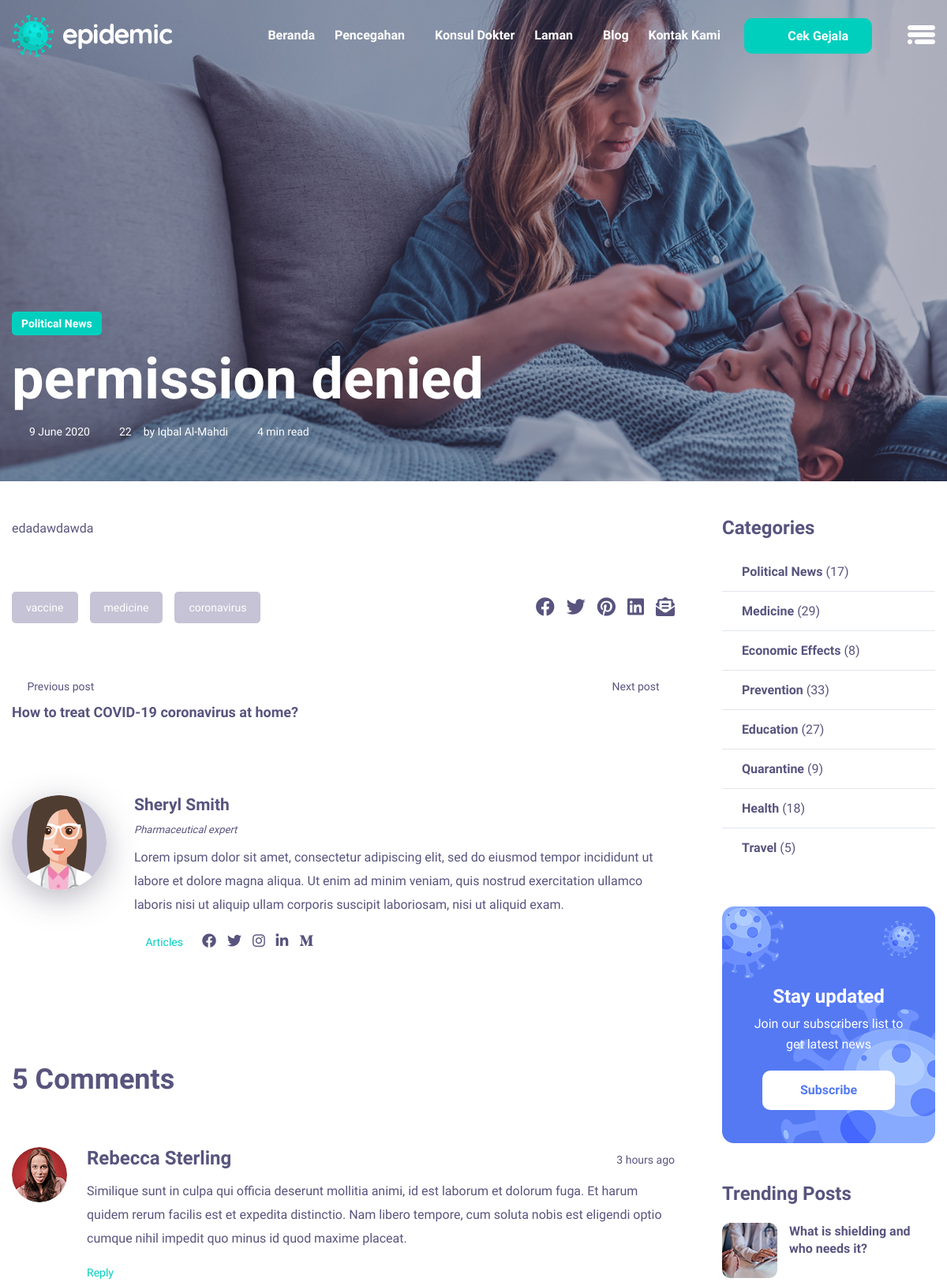
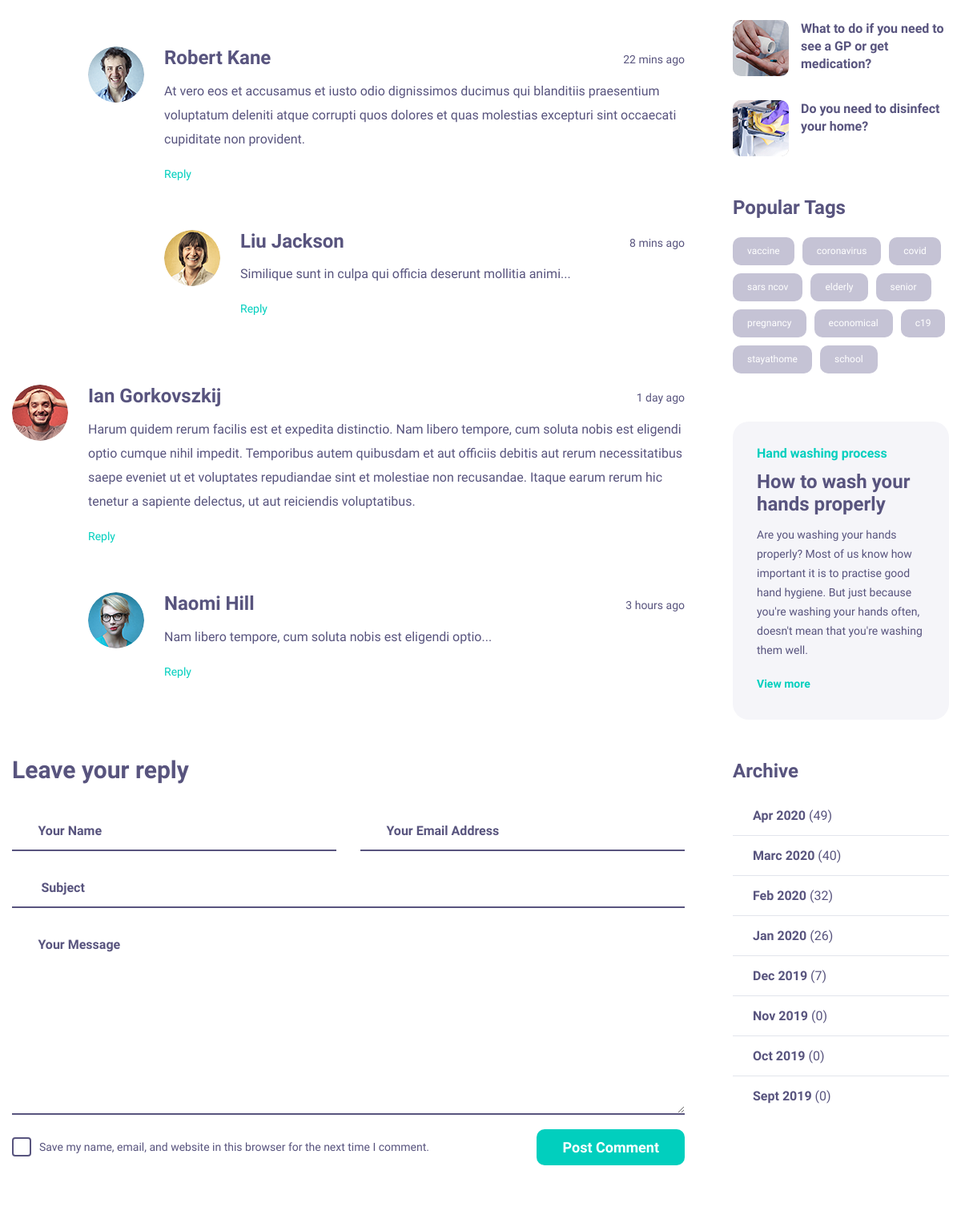
The app's page /public/Blog/single_blog/27 (upper part) with its own data (2 pictures, top to bottom).
### tables this page shows
CREATE TABLE `blogs` (
  `id` int(11) NOT NULL,
  `authId` int(11) NOT NULL,
  `title` varchar(255) NOT NULL,
  `category` enum('Political News','Medicine','Economic','Effect','Prevention','Education','Quarantine','Health','Travel') DEFAULT NULL,
  `date` date NOT NULL,
  `content` longtext NOT NULL
);

CREATE TABLE `users` (
  `id` int(11) NOT NULL,
  `username` varchar(255) NOT NULL,
  `password` varchar(255) NOT NULL,
  `role` enum('Administrator','Doctor/Content Writer') NOT NULL,
  `full_name` varchar(255) NOT NULL,
  `birth_date` date NOT NULL,
  `address` varchar(255) NOT NULL,
  `email` varchar(255) NOT NULL,
  `phone_number` varchar(255) NOT NULL
);

### app/views/Blog/single_blog.php (the view, shortened to what the rows shown need)
<section class="single_blog_img">
    <div class="container">
        <div class="single_blog_text">
            <a class="tag" href="#"><?= $data['blog']['category'] ?></a>
            <h2><?= $data['blog']['title'] ?></h2>
            <ul class="nav">
                <?php
                $date = date('j F Y', strtotime(str_replace("-", "/", $data['blog']['date'])));
                $data['users'] = $this->model('User_model')->getAllUsersNameById($data['blog']['authId']);
                $author_name = $data['users']['full_name'];
                ?>
                <li><a href="#"><i class="linearicons-calendar-full"></i><?= $date ?></a></li>
                <li><a href="#"><i class="linearicons-bubbles"></i>22</a></li>
                <li><a href="#">by <?= $author_name ?></a></li>
                <li></li>
            </ul>
        </div>
    </div>
</section>
<section class="single_blog_area">
    <div class="container">
        <div class="row single_blog_inner">
            <div class="col-lg-9">
                <div class="single_blog_text_inner">
                    <?= $data['blog']['content'] ?>
                    <div class="single_blog_bottom">
                        <div class="row m-0 justify-content-between">
                        </div>
                    </div>
                    <div class="post_navigation row">
                        <div class="col-6">
                            <?php
                            $total = count($this->model('Blog_model')->getAllBlogs());
                            if ($data['blog']['id'] != 1) {
                                $data['previous_blog'] = $this->model('Blog_model')->getAllBlogsById($data['blog']['id'] - 1); ?>
                                <a href="<?= BASEURL; ?>/Blog/single_blog/<?=$data['blog']['id']-1?>"><i class="linearicons-arrow-left"></i> Previous post</a>
                                <h4><?= $data['previous_blog']['title'] ?></h4>
                            <?php } ?>
                        </div>
                        <div class="col-6 text-right">
                        </div>
                    </div>
                    <div class="post_author">
                        <div class="media">
                        </div>
                    </div>
                    <div class="s_comment_list">
                        <h3 class="cm_title_br">5 Comments</h3>
                        <div class="s_comment_list_inner">
                        </div>
                    </div>
                    <div class="comment_box">
                        <h3 class="cm_title_br">Leave your reply</h3>
                        <form class="row contact_us_form appoinment_form"
                              action="http://paul-themes.com/html/covid-19/contact_process.php" id="contactForm"
                              novalidate="novalidate">
                        </form>
                    </div>
                </div>
            </div>
        </div>
    </div>
</section>

### records on screen
blogs: category "Political News", title "permission denied", date "9 June 2020", content "edadawdawda"
users: full_name "Iqbal Al-Mahdi"
blogs: title "How to treat COVID-19 coronavirus at home?"
